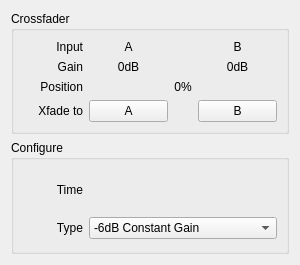
<?xml version="1.0" encoding="UTF-8"?>
<ui version="4.0">
 <class>CfgSettingCrossfader</class>
 <widget class="QWidget" name="CfgSettingCrossfader">
  <property name="geometry">
   <rect>
    <x>0</x>
    <y>0</y>
    <width>300</width>
    <height>265</height>
   </rect>
  </property>
  <property name="minimumSize">
   <size>
    <width>300</width>
    <height>0</height>
   </size>
  </property>
  <property name="maximumSize">
   <size>
    <width>300</width>
    <height>16777215</height>
   </size>
  </property>
  <property name="windowTitle">
   <string>Form</string>
  </property>
  <property name="styleSheet">
   <string notr="true">QPushButton:checked{
background-color:rgb(0, 255, 0);
}</string>
  </property>
  <layout class="QVBoxLayout" name="verticalLayout">
   <item>
    <widget class="QGroupBox" name="groupBox">
     <property name="title">
      <string>Crossfader</string>
     </property>
     <layout class="QGridLayout" name="gridLayout">
      <item row="3" column="1">
       <widget class="QPushButton" name="pushButton_A">
        <property name="text">
         <string>A</string>
        </property>
        <property name="checkable">
         <bool>true</bool>
        </property>
       </widget>
      </item>
      <item row="3" column="3">
       <widget class="QPushButton" name="pushButton_B">
        <property name="text">
         <string>B</string>
        </property>
        <property name="checkable">
         <bool>true</bool>
        </property>
        <property name="checked">
         <bool>false</bool>
        </property>
       </widget>
      </item>
      <item row="1" column="0">
       <widget class="QLabel" name="label_2">
        <property name="minimumSize">
         <size>
          <width>60</width>
          <height>0</height>
         </size>
        </property>
        <property name="maximumSize">
         <size>
          <width>60</width>
          <height>16777215</height>
         </size>
        </property>
        <property name="text">
         <string>Gain</string>
        </property>
        <property name="alignment">
         <set>Qt::AlignRight|Qt::AlignTrailing|Qt::AlignVCenter</set>
        </property>
       </widget>
      </item>
      <item row="2" column="0">
       <widget class="QLabel" name="label_4">
        <property name="minimumSize">
         <size>
          <width>60</width>
          <height>0</height>
         </size>
        </property>
        <property name="maximumSize">
         <size>
          <width>60</width>
          <height>16777215</height>
         </size>
        </property>
        <property name="text">
         <string>Position</string>
        </property>
        <property name="alignment">
         <set>Qt::AlignRight|Qt::AlignTrailing|Qt::AlignVCenter</set>
        </property>
       </widget>
      </item>
      <item row="1" column="3">
       <widget class="QLabel" name="label_Gain_B">
        <property name="text">
         <string>0dB</string>
        </property>
        <property name="alignment">
         <set>Qt::AlignCenter</set>
        </property>
       </widget>
      </item>
      <item row="0" column="3">
       <widget class="QLabel" name="label_8">
        <property name="text">
         <string>B</string>
        </property>
        <property name="alignment">
         <set>Qt::AlignCenter</set>
        </property>
       </widget>
      </item>
      <item row="0" column="1">
       <widget class="QLabel" name="label_5">
        <property name="text">
         <string>A</string>
        </property>
        <property name="alignment">
         <set>Qt::AlignCenter</set>
        </property>
       </widget>
      </item>
      <item row="1" column="1">
       <widget class="QLabel" name="label_Gain_A">
        <property name="text">
         <string>0dB</string>
        </property>
        <property name="alignment">
         <set>Qt::AlignCenter</set>
        </property>
       </widget>
      </item>
      <item row="2" column="2">
       <widget class="QLabel" name="label_Position">
        <property name="text">
         <string>0%</string>
        </property>
        <property name="alignment">
         <set>Qt::AlignCenter</set>
        </property>
       </widget>
      </item>
      <item row="0" column="0">
       <widget class="QLabel" name="label">
        <property name="minimumSize">
         <size>
          <width>60</width>
          <height>0</height>
         </size>
        </property>
        <property name="maximumSize">
         <size>
          <width>60</width>
          <height>16777215</height>
         </size>
        </property>
        <property name="text">
         <string>Input</string>
        </property>
        <property name="alignment">
         <set>Qt::AlignRight|Qt::AlignTrailing|Qt::AlignVCenter</set>
        </property>
       </widget>
      </item>
      <item row="3" column="0">
       <widget class="QLabel" name="label_3">
        <property name="minimumSize">
         <size>
          <width>60</width>
          <height>0</height>
         </size>
        </property>
        <property name="maximumSize">
         <size>
          <width>60</width>
          <height>16777215</height>
         </size>
        </property>
        <property name="text">
         <string>Xfade to</string>
        </property>
        <property name="alignment">
         <set>Qt::AlignRight|Qt::AlignTrailing|Qt::AlignVCenter</set>
        </property>
       </widget>
      </item>
     </layout>
    </widget>
   </item>
   <item>
    <widget class="QGroupBox" name="groupBox_2">
     <property name="title">
      <string>Configure</string>
     </property>
     <layout class="QGridLayout" name="gridLayout_2">
      <item row="0" column="0">
       <widget class="QLabel" name="label_7">
        <property name="minimumSize">
         <size>
          <width>60</width>
          <height>0</height>
         </size>
        </property>
        <property name="maximumSize">
         <size>
          <width>60</width>
          <height>16777215</height>
         </size>
        </property>
        <property name="text">
         <string>Time</string>
        </property>
        <property name="alignment">
         <set>Qt::AlignRight|Qt::AlignTrailing|Qt::AlignVCenter</set>
        </property>
       </widget>
      </item>
      <item row="0" column="1">
       <widget class="ConfigGainWidget" name="dial_Time" native="true">
        <property name="minimumSize">
         <size>
          <width>40</width>
          <height>40</height>
         </size>
        </property>
        <property name="maximumSize">
         <size>
          <width>40</width>
          <height>40</height>
         </size>
        </property>
       </widget>
      </item>
      <item row="0" column="2">
       <widget class="QLabel" name="label_10">
        <property name="text">
         <string/>
        </property>
        <property name="alignment">
         <set>Qt::AlignRight|Qt::AlignTrailing|Qt::AlignVCenter</set>
        </property>
       </widget>
      </item>
      <item row="1" column="0">
       <widget class="QLabel" name="label_6">
        <property name="minimumSize">
         <size>
          <width>60</width>
          <height>0</height>
         </size>
        </property>
        <property name="maximumSize">
         <size>
          <width>60</width>
          <height>16777215</height>
         </size>
        </property>
        <property name="text">
         <string>Type</string>
        </property>
        <property name="alignment">
         <set>Qt::AlignRight|Qt::AlignTrailing|Qt::AlignVCenter</set>
        </property>
       </widget>
      </item>
      <item row="1" column="1" colspan="2">
       <widget class="QComboBox" name="comboBox">
        <item>
         <property name="text">
          <string>-6dB Constant Gain</string>
         </property>
        </item>
        <item>
         <property name="text">
          <string>-3dB Constant Power</string>
         </property>
        </item>
       </widget>
      </item>
     </layout>
    </widget>
   </item>
  </layout>
 </widget>
 <customwidgets>
  <customwidget>
   <class>ConfigGainWidget</class>
   <extends>QWidget</extends>
   <header location="global">customWidget/configgainwidget.h</header>
   <container>1</container>
  </customwidget>
 </customwidgets>
 <resources/>
 <connections/>
</ui>
